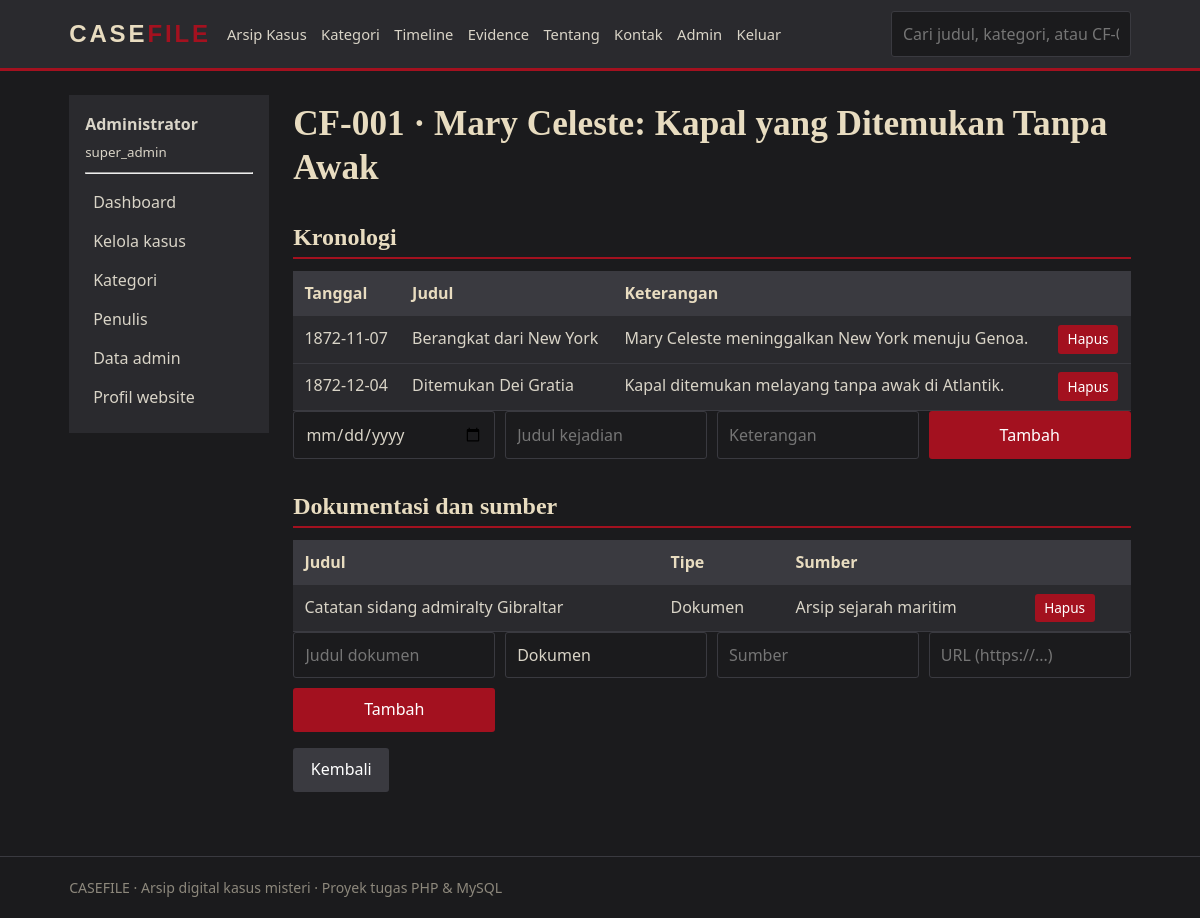
/admin/extras.php?id=1 (signed in), run on the app's committed database.
### tables this page shows
CREATE TABLE articles (
  id INT AUTO_INCREMENT PRIMARY KEY,
  case_id VARCHAR(10) NOT NULL UNIQUE,
  judul VARCHAR(200) NOT NULL,
  ringkasan VARCHAR(300) NOT NULL,
  isi MEDIUMTEXT NOT NULL,
  category_id INT NOT NULL,
  author_id INT NOT NULL,
  admin_id INT NULL,
  status ENUM('Solved','Unsolved','Ongoing Investigation','Historical') NOT NULL DEFAULT 'Historical',
  lokasi VARCHAR(100) NOT NULL,
  tahun SMALLINT NOT NULL,
  editors_note TEXT,
  views INT NOT NULL DEFAULT 0,
  created_at TIMESTAMP DEFAULT CURRENT_TIMESTAMP,
  FOREIGN KEY (category_id) REFERENCES categories(id),
  FOREIGN KEY (author_id) REFERENCES authors(id),
  FOREIGN KEY (admin_id) REFERENCES admins(id) ON DELETE SET NULL
);

CREATE TABLE article_timelines (
  id INT AUTO_INCREMENT PRIMARY KEY,
  article_id INT NOT NULL,
  tanggal DATE NOT NULL,
  judul VARCHAR(150) NOT NULL,
  keterangan TEXT,
  FOREIGN KEY (article_id) REFERENCES articles(id) ON DELETE CASCADE
);

CREATE TABLE article_evidence (
  id INT AUTO_INCREMENT PRIMARY KEY,
  article_id INT NOT NULL,
  judul VARCHAR(150) NOT NULL,
  tipe VARCHAR(30) NOT NULL DEFAULT 'Sumber',
  sumber VARCHAR(150),
  url VARCHAR(255),
  FOREIGN KEY (article_id) REFERENCES articles(id) ON DELETE CASCADE
);

### koneksi.php (called while the page is built, shortened)
<?php
function e($s) { return htmlspecialchars((string)$s, ENT_QUOTES, 'UTF-8'); }

### admin/extras.php (the view, shortened to what this page needs)
<?php
require 'auth.php';
$id = (int)($_GET['id'] ?? 0);
$st = $conn->prepare("SELECT id,case_id,judul FROM articles WHERE id=?"); $st->bind_param('i', $id); $st->execute();
$a = $st->get_result()->fetch_assoc() ?: die('Kasus tidak ditemukan.');
$tl = $conn->query("SELECT * FROM article_timelines WHERE article_id=$id ORDER BY tanggal");
$ev = $conn->query("SELECT * FROM article_evidence WHERE article_id=$id");
include '_head.php';
function delform($aksi, $rid) {
    return '<form method="post" class="inline" onsubmit="return confirm(\'Hapus?\')">' . csrf_field()
      . '<input type="hidden" name="aksi" value="' . $aksi . '"><input type="hidden" name="rid" value="' . $rid . '"><button class="btn sm">Hapus</button></form>';
}
?>
<h1><?= e($a['case_id']) ?> · <?= e($a['judul']) ?></h1>
<h2>Kronologi</h2>
<table><tr><th>Tanggal</th><th>Judul</th><th>Keterangan</th><th></th></tr>
<?php while ($t = $tl->fetch_assoc()): ?>
<tr><td><?= e($t['tanggal']) ?></td><td><?= e($t['judul']) ?></td><td><?= e($t['keterangan']) ?></td><td><?= delform('tl_hapus', $t['id']) ?></td></tr>
<?php endwhile; ?></table>
<form method="post" class="f row"><?= csrf_field() ?><input type="hidden" name="aksi" value="tl_tambah">
  <input type="date" name="tanggal" required><input name="judul" placeholder="Judul kejadian" required>
  <input name="keterangan" placeholder="Keterangan"><button>Tambah</button></form>
<h2>Dokumentasi dan sumber</h2>
<table><tr><th>Judul</th><th>Tipe</th><th>Sumber</th><th></th></tr>
<?php while ($v = $ev->fetch_assoc()): ?>
<tr><td><?= e($v['judul']) ?></td><td><?= e($v['tipe']) ?></td><td><?= e($v['sumber']) ?></td><td><?= delform('ev_hapus', $v['id']) ?></td></tr>
<?php endwhile; ?></table>
<form method="post" class="f row"><?= csrf_field() ?><input type="hidden" name="aksi" value="ev_tambah">
  <input name="judul" placeholder="Judul dokumen" required><input name="tipe" placeholder="Tipe (Dokumen, Laporan)" value="Dokumen">
  <input name="sumber" placeholder="Sumber"><input name="url" placeholder="URL (https://...)"><button>Tambah</button></form>
<p><a class="btn alt" href="cases.php">Kembali</a></p>
<?php include '_foot.php'; ?>

### assets/style.css (style rules this page uses)
:root { --char:#1b1b1d;--gray:#2a2a2e;--gray2:#3a3a40;--red:#a3111f;--paper:#e8dcc0;--ink:#d9d4c7 }
* { box-sizing:border-box }
body { margin:0;background:var(--char);color:var(--ink);font:16px/1.65 "Segoe UI",system-ui,sans-serif }
a { color:inherit;text-decoration:none }
h1,h2,h3 { font-family:Georgia,"Times New Roman",serif;color:var(--paper);line-height:1.25;margin:.2em 0 .5em }
h1 { font-size:2.2rem }
h2 { font-size:1.5rem;border-bottom:2px solid var(--red);padding-bottom:.3rem;margin-top:2rem }
.search input,input,select,textarea { background:var(--char);border:1px solid var(--gray2);color:var(--ink);padding:.55rem .7rem;border-radius:3px;font:inherit;width:100% }
table { width:100%;border-collapse:collapse;background:var(--gray) }
th,td { padding:.55rem .7rem;border-bottom:1px solid var(--gray2);text-align:left;vertical-align:top }
th { background:var(--gray2);color:var(--paper) }
.row { display:grid;grid-template-columns:repeat(auto-fit,minmax(170px,1fr));gap:.6rem;margin-bottom:1rem }
button,.btn { background:var(--red);color:#fff;border:0;padding:.55rem 1.1rem;border-radius:3px;cursor:pointer;font:inherit;display:inline-block }
.btn.alt { background:var(--gray2) }
.btn.sm { padding:.2rem .6rem;font-size:.85rem }
.inline { display:inline }

### data on the page
articles: case "CF-001", judul "Mary Celeste: Kapal yang Ditemukan Tanpa Awak"
article_timelines: tanggal "1872-11-07", judul "Berangkat dari New York", keterangan "Mary Celeste meninggalkan New York menuju Genoa."
article_timelines: tanggal "1872-12-04", judul "Ditemukan Dei Gratia", keterangan "Kapal ditemukan melayang tanpa awak di Atlantik."
article_evidence: judul "Catatan sidang admiralty Gibraltar", tipe "Dokumen", sumber "Arsip sejarah maritim"

### other printed values
$me['nama'] "Administrator"
$me['role'] "super_admin"
